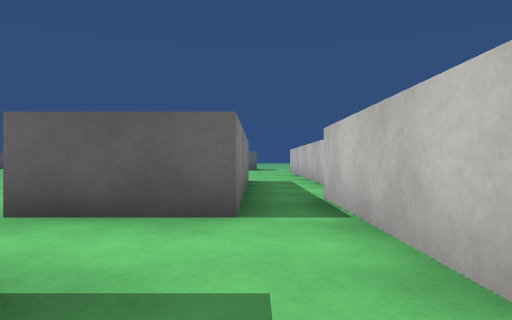
view 1 (above)

16 first-person views from a walk through a 3-D level made in the Unity game engine. The camera is 0.54 m above the floor, looks level and sees 70° across. The floor is counted in squares, 1 m on a side. Each view is taken from the middle of a square. On the plan, view 1 faces up. The plan holds only what a view shows up to about 9 squares ahead; the rest is blank. The place goes on beyond the plan. Surface patterns are stand-ins for the level's own textures.

view 2
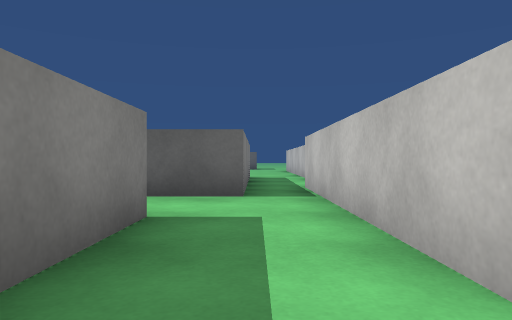

view 3
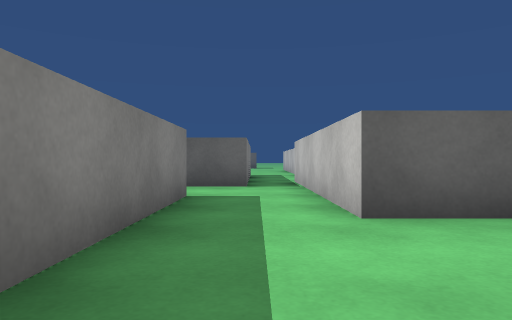

view 4
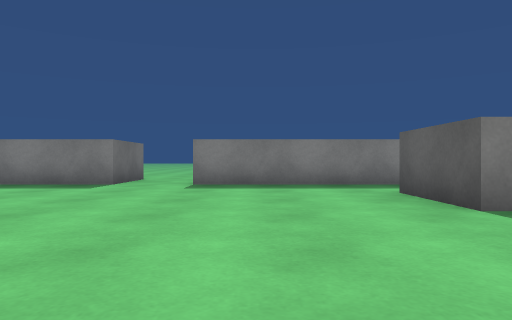

view 5
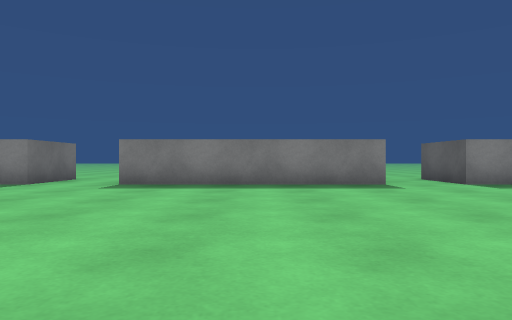

view 6
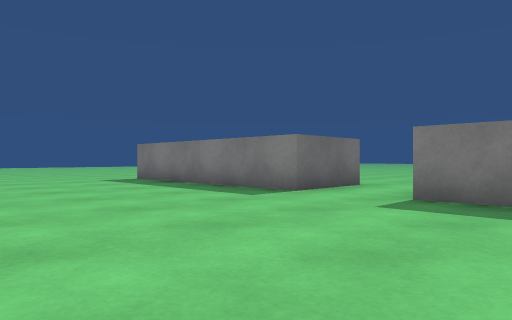

view 7
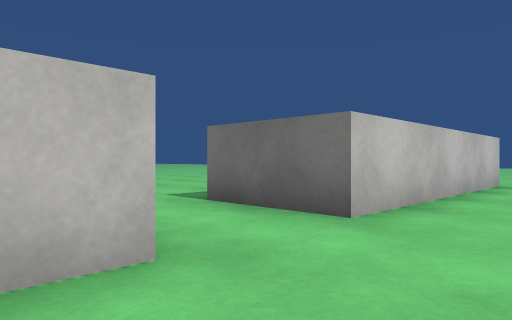

view 8
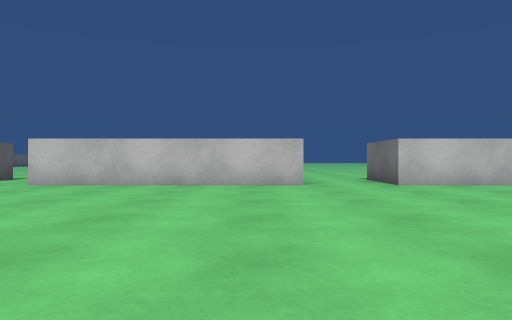

view 9
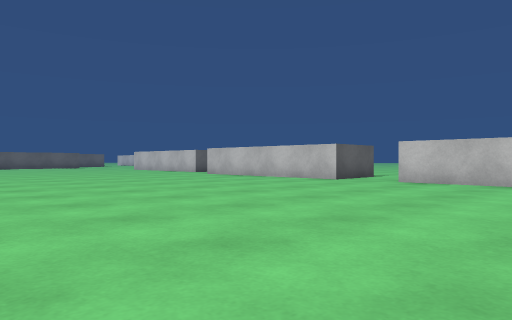

view 10
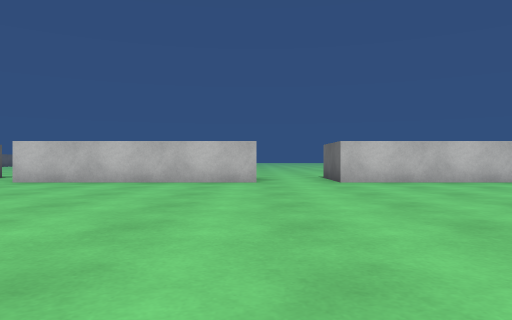

view 11
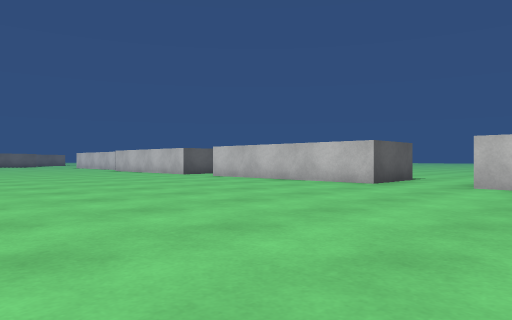

view 12
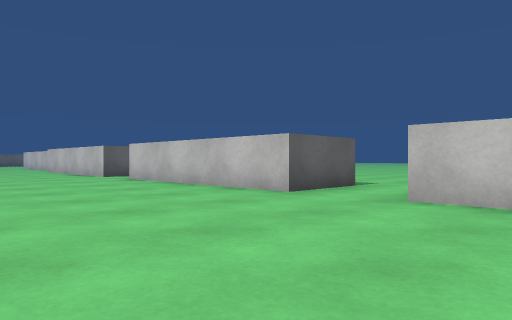

view 13
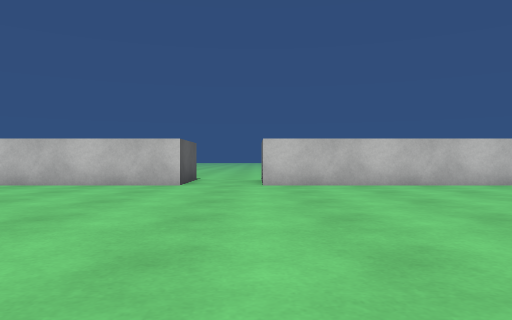

view 14
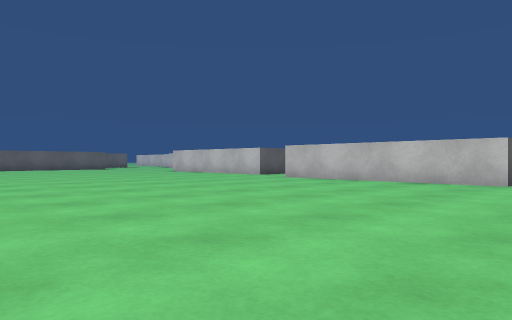

view 15
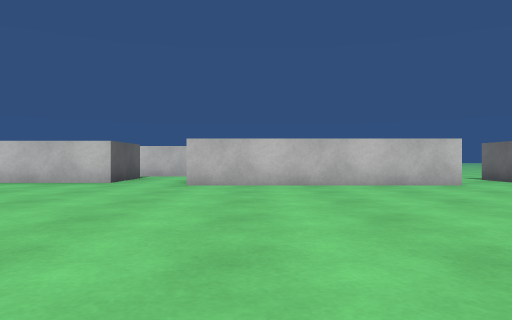

view 16
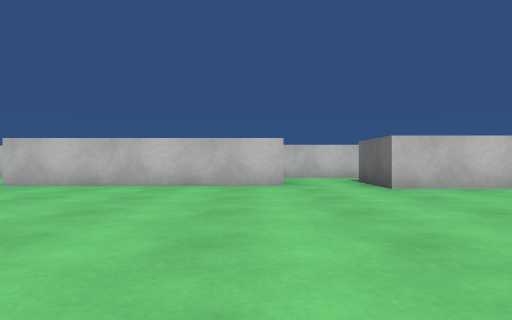

### Floor plan
Points are (right, up) in squares from view 1. A wall is a line through its corners. A room is listed if a view was taken in it or the views show most of it. See-through windows are left out.
Room 1 (view 1)
walls: (-1, 1.5) (-1, -0.5); (1, -0.6) (1, 5.2)
ways out: opening at (0, 0.5) to room 2; opening at (-1.5, 2.5) to room 3
Room 2 (views 2, 3, 4, 5, 6)
walls: (3.1, -0.2) (3.1, -0.6) (1, -0.6); (-1, -0.5) (-1, -4.4); (-1, -6.1) (-1, -12); (-1, -14) (-1, -16.5)
ways out: opening at (0, 0.5) to room 1; opening at (-1, -13) to room 3; opening at (-1, -5) to room 3
Room 3 (views 7, 8, 9, 10, 11, 12, 13, 14, 15, 16)
walls: (-0.2, 9) (-0.2, 3.4) (-2.4, 3.4) (-2.4, 9.4); (1.5, 8) (1.5, 8.9); (-1, -4.4) (-3.2, -4.4) (-3.2, 1.5) (-1, 1.5); (-2.2, -6.1) (-1, -6.1); (-1, -12) (-3.2, -12) (-3.2, -6.1); (-3.2, -16.5) (-3.2, -14) (-1, -14)
ways out: opening at (-1.5, 2.5) to room 1; opening at (-1, -13) to room 2; opening at (-1, -5) to room 2

Positions as (right, up) in squares from view 1, and headings:
1: (0, 0), facing up
2: (0, -2), facing up
3: (0, -4), facing up
4: (7, -3), facing left
5: (7, -9), facing left
6: (4, -10), facing down-left
7: (-5, -11), facing down-right
8: (-11, -11), facing right
9: (-12, -10), facing up-right
10: (-12, -12), facing right
11: (-11, -16), facing up-right
12: (-8, -16), facing up-right
13: (-11, -6), facing right
14: (-12, -6), facing up-right
15: (-11, 0), facing right
16: (-10, 4), facing right
